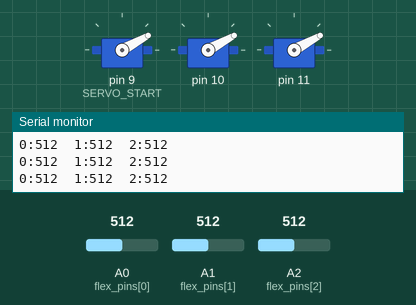
Simulated run of this sketch. Board: Arduino Uno, built with avr-gcc and run on an emulated ATmega328P. Shown: 3 × servo, the last lines printed to the serial monitor. The test bench sets the inputs (shaded band); at power-on: A0 (flex_pins[0]) = 512, A1 (flex_pins[1]) = 512, A2 (flex_pins[2]) = 512.

Above: at 1.2 s.
1.3 s: A0 (flex_pins[0]) set to 0
At 1.7 s:
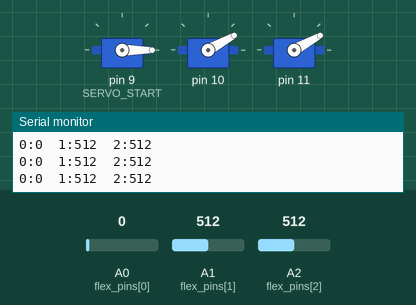
2.8 s: A1 (flex_pins[1]) set to 0
At 3.9 s:
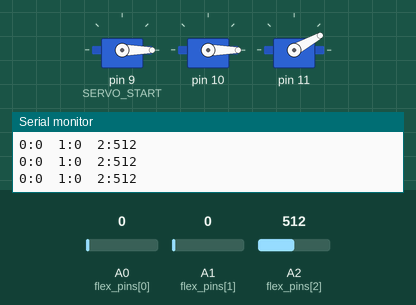
4.3 s: A2 (flex_pins[2]) set to 0
At 4.8 s:
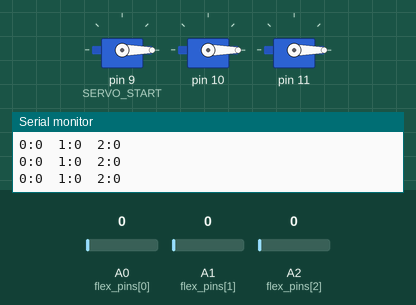
5.8 s: A0 (flex_pins[0]) set to 511
At 7.0 s:
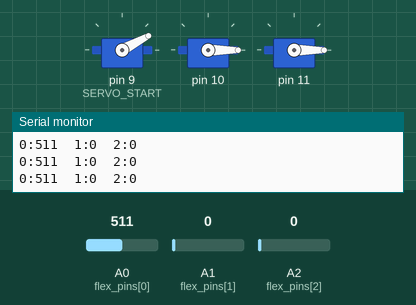
7.3 s: A1 (flex_pins[1]) set to 511
At 8.4 s:
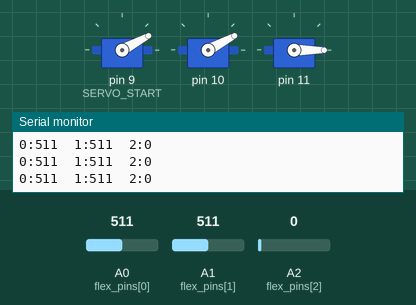
8.8 s: A2 (flex_pins[2]) set to 716
At 9.5 s:
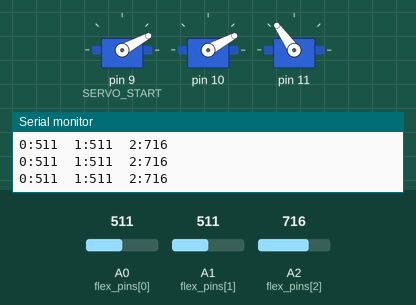
Timing chart, 0 to 11.3 s (numbered marks = the images above; inputs shaded):
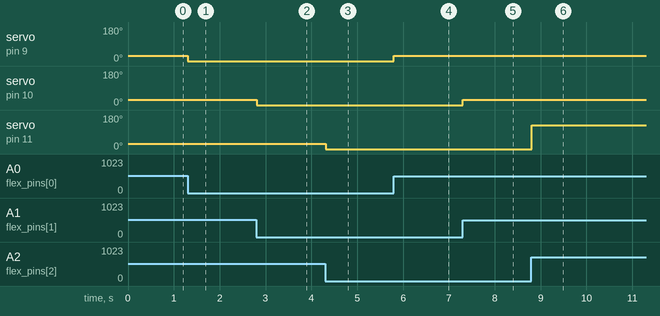

Measured:
- after the input at 1.3 s, servo on pin 9 (SERVO_START): 29° → 0° at once
- after the input at 2.8 s, servo on pin 10: 29° → 0° at once
- after the input at 4.3 s, servo on pin 11: 29° → 0° at once
- after the input at 5.8 s, servo on pin 9 (SERVO_START): 0° → 28° at once
- after the input at 7.3 s, servo on pin 10: 0° → 28° at once
- after the input at 8.8 s, servo on pin 11: 0° → 125° at once

The sketch:

robohand.ino
```cpp
// Libraries
#include <Servo.h>

// Sensor locations

// The lowest consecutive pins of 3
int flex_pins[] = {A0, A1, A2};
#define SERVO_START 9

// Sensor values
int flexValue[3];

// Program objects
Servo hand[3];
int position;

void setup() {
    Serial.begin(9600);

    for (int i = 0; i < 3; i++) {
        hand[i].attach(SERVO_START + i);
    }
}

void loop() {
    for (int i = 0; i < 3; i++) {
        flexValue[i] = analogRead(flex_pins[i]);
        hand[i].write(map(flexValue[i], 450, 830, 0, 179));

        Serial.print(i);
        Serial.print(":");
        Serial.print(flexValue[i]);
        Serial.print("\t");
    }
    Serial.println();
}
```
